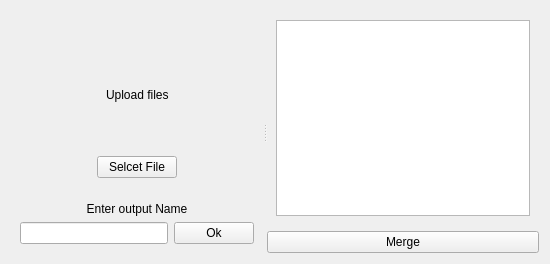
        <widget class="QWidget" name="page_6">
         <layout class="QVBoxLayout" name="verticalLayout_81">
          <item>
           <widget class="QSplitter" name="splitter">
            <property name="orientation">
             <enum>Qt::Horizontal</enum>
            </property>
            <widget class="QWidget" name="widget" native="true">
             <layout class="QVBoxLayout" name="verticalLayout_16">
              <item>
               <widget class="QWidget" name="widget_38" native="true">
                <layout class="QVBoxLayout" name="verticalLayout_80">
                 <item>
                  <layout class="QVBoxLayout" name="verticalLayout_15">
                   <item>
                    <spacer name="verticalSpacer_5">
                     <property name="orientation">
                      <enum>Qt::Vertical</enum>
                     </property>
                     <property name="sizeHint" stdset="0">
                      <size>
                       <width>20</width>
                       <height>48</height>
                      </size>
                     </property>
                    </spacer>
                   </item>
                   <item>
                    <layout class="QHBoxLayout" name="horizontalLayout_13">
                     <item>
                      <spacer name="horizontalSpacer_3">
                       <property name="orientation">
                        <enum>Qt::Horizontal</enum>
                       </property>
                       <property name="sizeHint" stdset="0">
                        <size>
                         <width>78</width>
                         <height>20</height>
                        </size>
                       </property>
                      </spacer>
                     </item>
                     <item>
                      <layout class="QVBoxLayout" name="verticalLayout_4">
                       <item>
                        <widget class="QLabel" name="label_15">
                         <property name="text">
                          <string/>
                         </property>
                         <property name="pixmap">
                          <pixmap resource="resource.qrc">:/icons/icons/icons8-upload-50.png</pixmap>
                         </property>
                         <property name="alignment">
                          <set>Qt::AlignCenter</set>
                         </property>
                        </widget>
                       </item>
                       <item>
                        <widget class="QLabel" name="label_16">
                         <property name="text">
                          <string>Upload files</string>
                         </property>
                        </widget>
                       </item>
                      </layout>
                     </item>
                     <item>
                      <spacer name="horizontalSpacer_5">
                       <property name="orientation">
                        <enum>Qt::Horizontal</enum>
                       </property>
                       <property name="sizeHint" stdset="0">
                        <size>
                         <width>78</width>
                         <height>20</height>
                        </size>
                       </property>
                      </spacer>
                     </item>
                    </layout>
                   </item>
                   <item>
                    <spacer name="verticalSpacer_4">
                     <property name="orientation">
                      <enum>Qt::Vertical</enum>
                     </property>
                     <property name="sizeHint" stdset="0">
                      <size>
                       <width>20</width>
                       <height>48</height>
                      </size>
                     </property>
                    </spacer>
                   </item>
                   <item>
                    <layout class="QHBoxLayout" name="horizontalLayout_15">
                     <item>
                      <spacer name="horizontalSpacer_4">
                       <property name="orientation">
                        <enum>Qt::Horizontal</enum>
                       </property>
                       <property name="sizeHint" stdset="0">
                        <size>
                         <width>78</width>
                         <height>20</height>
                        </size>
                       </property>
                      </spacer>
                     </item>
                     <item>
                      <widget class="QPushButton" name="pushButton_2">
                       <property name="text">
                        <string>Selcet File</string>
                       </property>
                      </widget>
                     </item>
                     <item>
                      <spacer name="horizontalSpacer_6">
                       <property name="orientation">
                        <enum>Qt::Horizontal</enum>
                       </property>
                       <property name="sizeHint" stdset="0">
                        <size>
                         <width>78</width>
                         <height>20</height>
                        </size>
                       </property>
                      </spacer>
                     </item>
                    </layout>
                   </item>
                  </layout>
                 </item>
                </layout>
               </widget>
              </item>
              <item>
               <widget class="QWidget" name="widget_37" native="true">
                <layout class="QHBoxLayout" name="horizontalLayout_42">
                 <item>
                  <layout class="QVBoxLayout" name="verticalLayout_20">
                   <item>
                    <widget class="QLabel" name="label_44">
                     <property name="text">
                      <string>Enter output Name</string>
                     </property>
                     <property name="alignment">
                      <set>Qt::AlignCenter</set>
                     </property>
                    </widget>
                   </item>
                   <item>
                    <layout class="QHBoxLayout" name="horizontalLayout_43">
                     <item>
                      <widget class="QLineEdit" name="lineEdit_8"/>
                     </item>
                     <item>
                      <widget class="QPushButton" name="pushButton_20">
                       <property name="text">
                        <string>Ok</string>
                       </property>
                      </widget>
                     </item>
                    </layout>
                   </item>
                  </layout>
                 </item>
                </layout>
               </widget>
              </item>
             </layout>
            </widget>
            <widget class="QWidget" name="">
             <layout class="QVBoxLayout" name="verticalLayout_18">
              <item>
               <widget class="QWidget" name="widget_2" native="true">
                <layout class="QVBoxLayout" name="verticalLayout_17">
                 <item>
                  <widget class="QListWidget" name="listWidget"/>
                 </item>
                </layout>
               </widget>
              </item>
              <item>
               <widget class="QPushButton" name="pushButton_3">
                <property name="text">
                 <string>Merge</string>
                </property>
               </widget>
              </item>
             </layout>
            </widget>
           </widget>
          </item>
         </layout>
        </widget>
